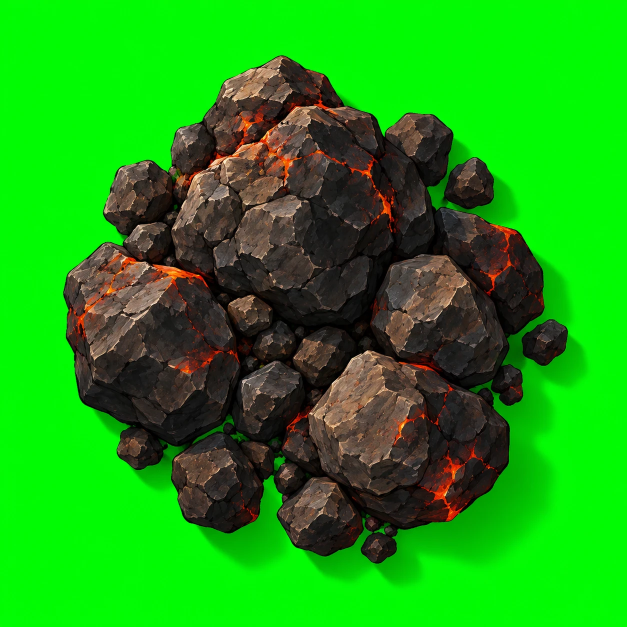
#> input picture art/design-v3/painted/boulder_painted_01_src.webp, 1254 x 1254 px (shown at 1/2 size)
$ python smoke.py boulder_painted_01_src.webp boulder_painted_02_src.webp 5
#> lines starting #> are read from the running program, lines starting #| are printed output that depends on the picture; after the words box and inside, x2 and y2 are one past the last pixel; in counts of white or black regions, pixels touching at a corner belong together
# Splits a sheet of soft, semi-transparent sprites (smoke) on green into separate files:
# alpha from how much each pixel departs from the green, colour unmixed from the green,
# then one square canvas per blob (largest first).
import sys, numpy as np
from PIL import Image
from scipy import ndimage as nd
src, outpat, size = sys.argv[1], sys.argv[2], int(sys.argv[3])
p = np.asarray(Image.open(src).convert('RGB')).astype(np.float32)
B = np.median(np.concatenate([p[:8].reshape(-1, 3), p[-8:].reshape(-1, 3)]), 0)
#> B = [2, 251, 3]
gex = p[..., 1] - np.maximum(p[..., 0], p[..., 2])
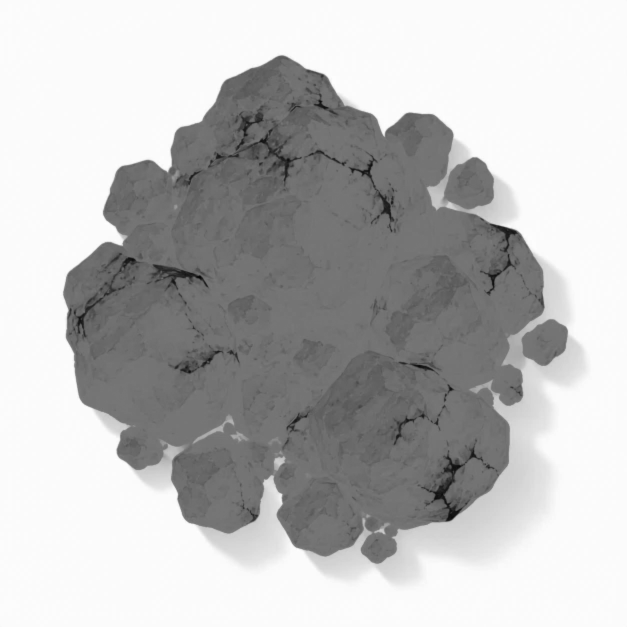
#> gex: shape (1254, 1254) float32 (shown at 1/2 size); min -218, max 254, mean 131.5; drawn with min black and max white
bex = B[1] - max(B[0], B[2])
#> bex = 248
a = np.clip(1 - gex / bex, 0, 1)
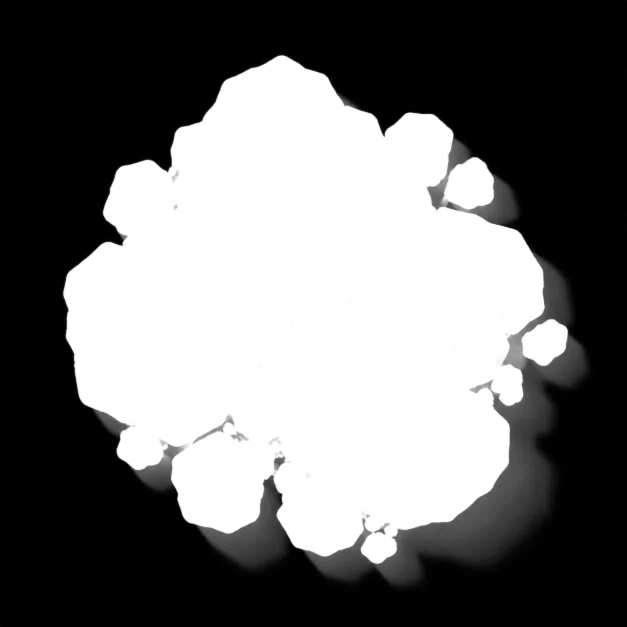
#> a: shape (1254, 1254) float32 (shown at 1/2 size); min 0, max 1, mean 0.443
a = np.clip((a - 0.06) / 0.94, 0, 1)
F = (p - (1 - a[..., None]) * B) / np.maximum(a[..., None], 1e-3)
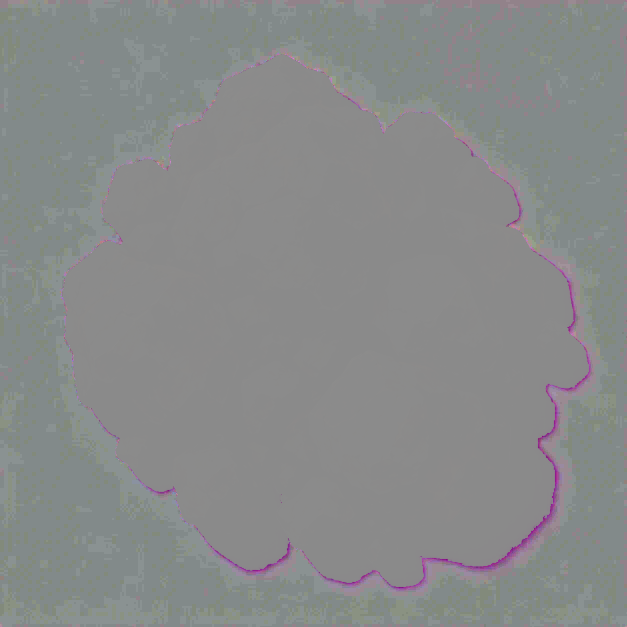
#> F: shape (1254, 1254, 3) float32 (shown at 1/2 size); mean R, G, B -261.9, 25, 5.1; drawn with min black and max white
F = np.clip(F, 0, 255)
F[..., 1] = np.minimum(F[..., 1], (F[..., 0] + F[..., 2]) / 2 + 8)  # no green cast (grey and orange keep g <= avg(r, b))
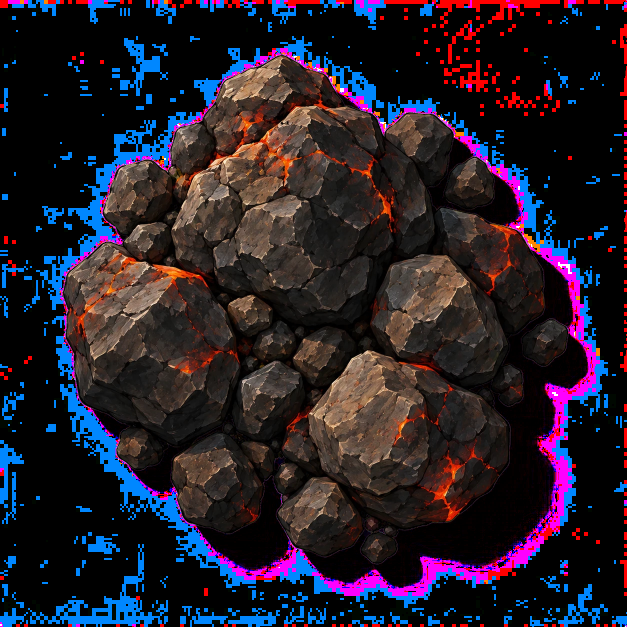
#> F: shape (1254, 1254, 3) float32 (shown at 1/2 size); mean R, G, B 38.5, 30, 41.7
lab, n = nd.label(nd.gaussian_filter(a, 6) > 0.04)
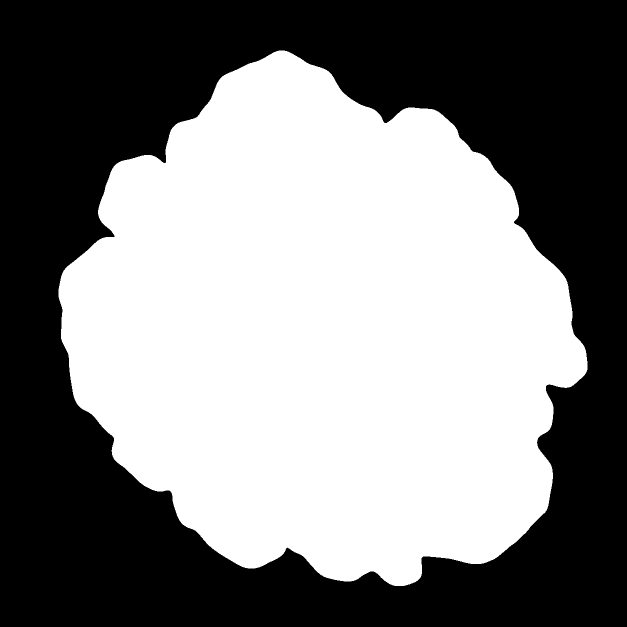
#> lab: shape (1254, 1254) int32 (shown at 1/2 size); values 0 (black) and 1 (white), 50.4% white; 1 black region, box (x1, y1, x2, y2) and area: (0, 0, 1254, 1254) 780463
#> n = 1
sizes = nd.sum(a, lab, range(1, n + 1))
#> sizes = [689679.9]
for i, idx in enumerate(np.argsort(-sizes)[:3]):
    m = nd.binary_dilation(lab == idx + 1, iterations=4)
    ys, xs = np.nonzero(m & (a > 0.02))
    y0, y1, x0, x1 = ys.min(), ys.max() + 1, xs.min(), xs.max() + 1
    rgba = np.dstack([F, a * 255 * m])[y0:y1, x0:x1].astype(np.uint8)
    side = int(max(y1 - y0, x1 - x0) * 1.08)
    c = np.zeros((side, side, 4), np.uint8)
    oy, ox = (side - (y1 - y0)) // 2, (side - (x1 - x0)) // 2
    c[oy:oy + y1 - y0, ox:ox + x1 - x0] = rgba
#> (the run stopped early here; a loop or call above may not have finished)

$ run again, on art/design-v3/painted/boulder_painted_03_src.webp
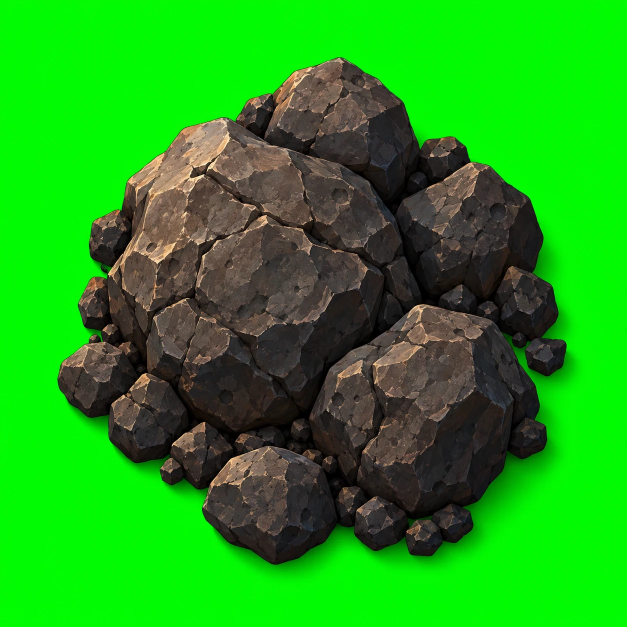
#> input picture art/design-v3/painted/boulder_painted_03_src.webp, 1254 x 1254 px (shown at 1/2 size)
#> B = [3, 250, 3]
#> bex = 247
#> `lab, n = nd.label(nd.gaussian_filter(a, 6) > 0.04)`:
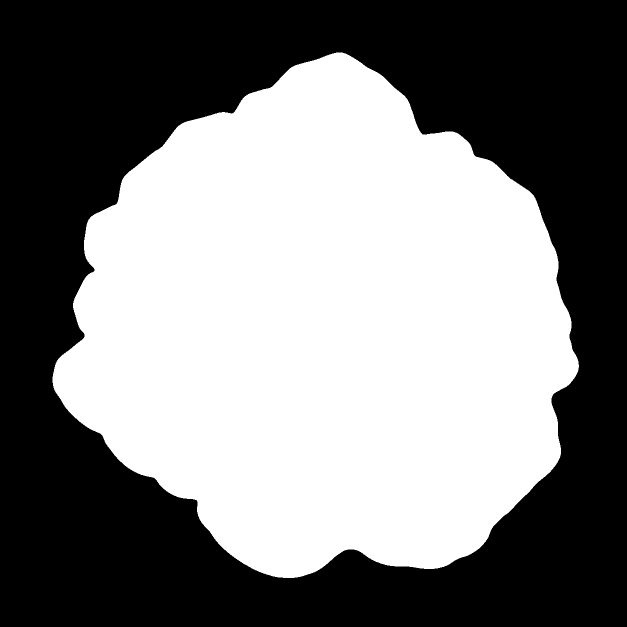
#> lab: shape (1254, 1254) int32 (shown at 1/2 size); values 0 (black) and 1 (white), 49.3% white; 1 white region, box (x1, y1, x2, y2) and area: (105, 105, 1158, 1156) 775423
#> n = 1
#> sizes = [714896.9]

$ run again, on art/design-v3/painted/dead_wood_01_src.webp
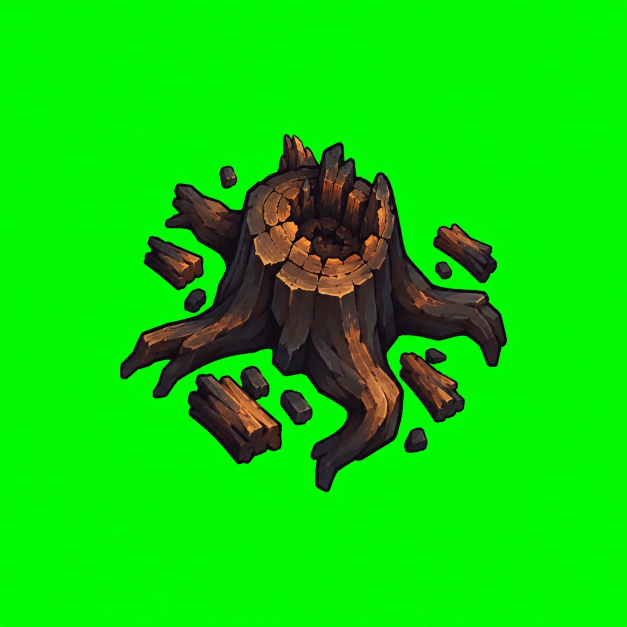
#> input picture art/design-v3/painted/dead_wood_01_src.webp, 1254 x 1254 px (shown at 1/2 size)
#> B = [3, 250, 3]
#> bex = 247
#> lab: shape (1254, 1254) int32; 3 distinct labels, from 0 to 2
#> n = 2
#> sizes = [277693.2, 1247.1]

$ run again, on art/design-v3/painted/dead_wood_02_src.webp
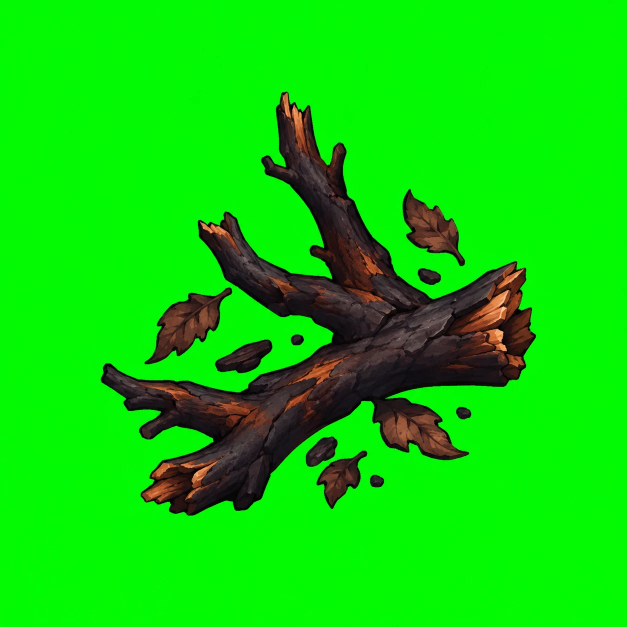
#> input picture art/design-v3/painted/dead_wood_02_src.webp, 1254 x 1254 px (shown at 1/2 size)
#> B = [3, 250, 5]
#> bex = 245
#> lab: shape (1254, 1254) int32; 5 distinct labels, from 0 to 4
#> n = 4
#> sizes = [269933.3, 9334.4, 451.3, 575]
